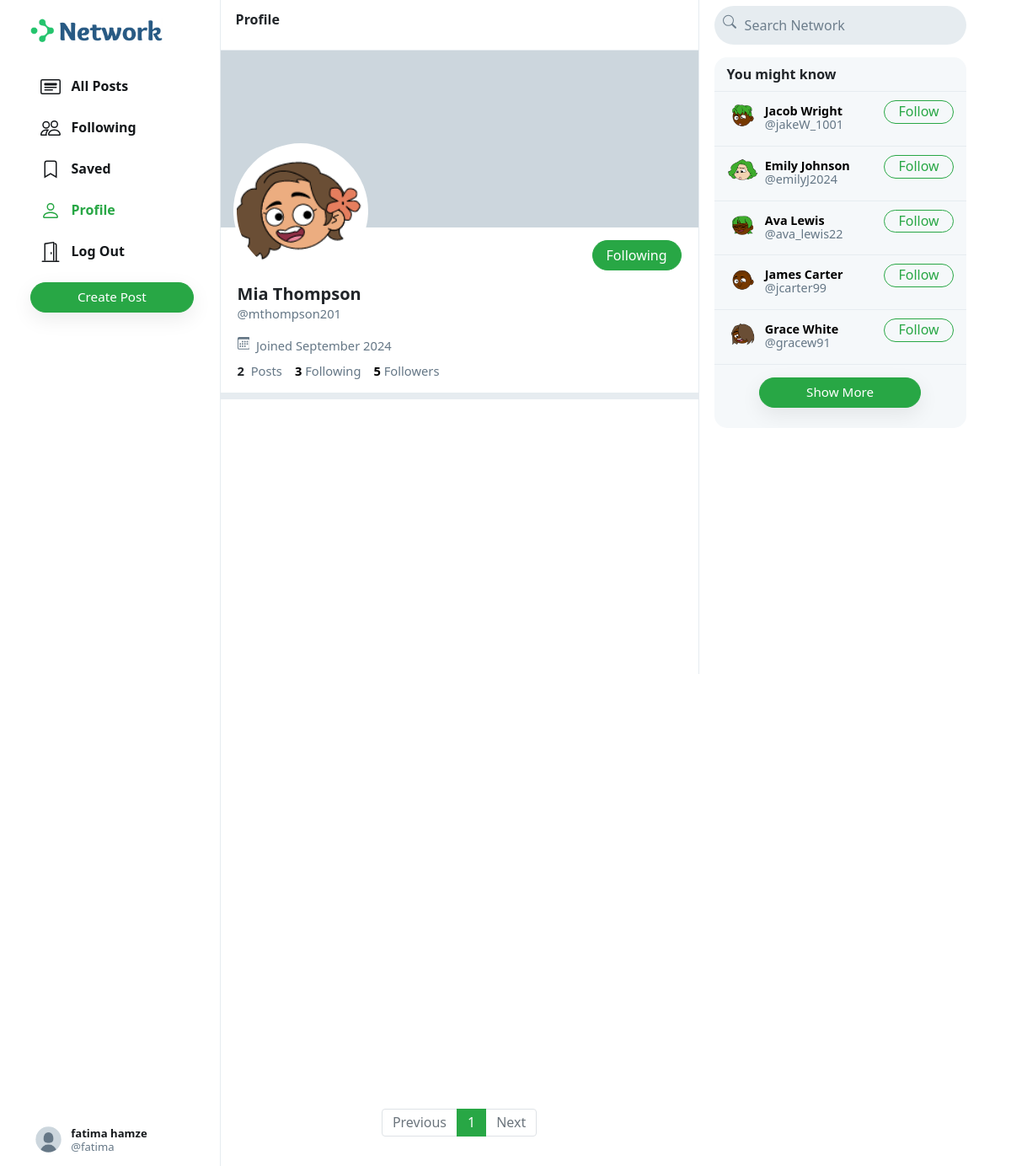
Page /mthompson201 (signed in) on the committed database.
### network/models.py (models this page shows, shortened)
class User(AbstractUser):
    profile_pic = models.ImageField(upload_to='profile_pic/')
    bio = models.TextField(max_length=160, blank=True, null=True)
    cover = models.ImageField(upload_to='covers/', blank=True)

### network/views.py (the view)
# urls.py: path("<str:username>", views.profile, name='profile'),
def profile(request, username):
    user = User.objects.get(username=username)
    all_posts = Post.objects.filter(creater=user).order_by('-date_created')
    paginator = Paginator(all_posts, 10)
    page_number = request.GET.get('page')
    if page_number == None:
        page_number = 1
    posts = paginator.get_page(page_number)
    followings = []
    suggestions = []
    follower = False
    if request.user.is_authenticated:
        followings = Follower.objects.filter(followers=request.user).values_list('user', flat=True)
        suggestions = User.objects.exclude(pk__in=followings).exclude(username=request.user.username).order_by("?")[:6]
        if request.user in Follower.objects.get(user=user).followers.all():
            follower = True
    follower_count = Follower.objects.get(user=user).followers.all().count()
    following_count = Follower.objects.filter(followers=user).count()
    return render(request, 'network/profile.html', {
        "username": user,
        "posts": posts,
        "posts_count": all_posts.count(),
        "suggestions": suggestions,
        "page": "profile",
        "is_follower": follower,
        "follower_count": follower_count,
        "following_count": following_count
    })

### network/templates/network/profile.html (shortened to what this page needs)
{% extends 'network/index.html' %}
{% load static %}
{% block profile %}
    <div class="profile-view" data-user="{{username.username}}">
        <div class="cover-image" style="background-image: url(/media/{{username.cover}})"></div>
        <div class="profile-image" style="background-image: url(/media/{{username.profile_pic}})"></div>
        <div class="profile-details">
            <div>
                {% if user.username == username.username %}
                    <button class="btn btn-outline-success float-right" id="edit-profile-btn">Edit Profile</button>
                {% elif is_follower %}
                    <button class="btn btn-success float-right" onclick="unfollow_user(this,'{{username.username}}','edit_page')" id="following-btn">Following</button>
                {% else %}
                    <button class="btn btn-outline-success float-right" onclick="follow_user(this,'{{username.username}}','edit_page')" id="follow-btn">Follow</button>
                {% endif %}
            </div>
            <div class="details-data">
                <h5>{{username.first_name}} {{username.last_name}}</h5>
                <div class="grey">@{{username.username}}</div>
                <div class="grey" style="padding: 8px 0px;">
                    &nbsp;Joined {{username.date_joined | date:"F Y"}}
                </div>
                <div>
                    <strong>
                        {{posts_count}}
                    </strong>
                    &nbsp;<span class="grey">Posts</span>
                    <a href="#">
                        <strong id="following__count">{{following_count | default:0}}</strong>&nbsp;<span class="grey">Following</span>
                    </a>
                    <a href="#">
                        <strong id="follower__count">{{follower_count | default:0}}</strong>&nbsp;<span class="grey">Followers</span>
                    </a>
                </div>
            </div>
        </div>
    </div>
    <div class="space"></div>
{% endblock %}

### network/templates/network/index.html (shortened to what this page needs)
{% extends "network/layout.html" %}
{% load static %}
{% block body %}
    <div class="main-div">
        <div class="left-div">
            <nav class="head heading">
                {% if page == 'all_posts' %}
                    All Posts
                {% elif page == 'following' %}
                    Following
                {% elif page == 'saved' %}
                    Saved
                {% elif page == 'profile' %}
                    Profile
                {% else %}
                    Explore
                {% endif %}
            </nav>
            <div class="left-div-content">
                <div class="posts-view">
                    {% block profile %}
                    {% endblock %}
                    <div class="main-div-content">
                        <nav aria-label="Page navigation example" class="pagination-bar">
                            <ul class="pagination justify-content-center">
                                {% if posts.has_previous %}
                                    <li class="page-item">
                                        <a class="page-link" href="?page={{ posts.previous_page_number | default:1}}" tabindex="-1" aria-disabled="true">Previous</a>
                                    </li>
                                {% else %}
                                    <li class="page-item disabled">
                                        <a class="page-link" href="" tabindex="-1" aria-disabled="true">Previous</a>
                                    </li>
                                {% endif %}
                                {% for each in posts.paginator.page_range %}
                                    {% if each == posts.number %}
                                        <li class="page-item active"><a class="page-link" href="?page={{each}}">{{each}}</a></li>
                                    {% else %}
                                        <li class="page-item"><a class="page-link" href="?page={{each}}">{{each}}</a></li>
                                    {% endif %}
                                {% endfor %}
                                {% if posts.has_next %}
                                    <li class="page-item">
                                        <a class="page-link" href="?page={{ posts.next_page_number }}">Next</a>
                                    </li>
                                {% else %}
                                    <li class="page-item disabled">
                                        <a class="page-link" href="">Next</a>
                                    </li>
                                {% endif %}
                            </ul>
                          </nav>
                    </div>
                </div>
            </div>
        </div>
    </div>
{% endblock %}

### network/templates/network/layout.html (shortened to what this page needs)
{% load static %}
<!DOCTYPE html>
<html lang="en">
    <head>
        <link rel="stylesheet" href="https://stackpath.bootstrapcdn.com/bootstrap/4.4.1/css/bootstrap.min.css">
        <link href="{% static 'network/styles.css' %}" rel="stylesheet">
    </head>
    <body>
        <div class="body" data-page="{{page}}">
            <div class="sidenav">
                <a href="{% url 'index' %}" class="navbar-brand">
                    <img src="{% static 'network/Images/logo.png' %}" height="31px">
                </a>
                <div style="height: 100%;">
                    <div>
                        <div>
                            <ul>
                                <li class="nav-item" id="all_posts">
                                <a href="{% url 'index' %}" class="nav-link">
                                    <div>
                                        &nbsp;&nbsp;All Posts
                                    </div>
                                </a>
                                </li>
                                {% if user.is_authenticated %}
                                    <li class="nav-item" id="following">
                                        <a href="{% url 'following' %}" class="nav-link">
                                            <div>
                                                &nbsp;&nbsp;Following
                                            </div>
                                        </a>
                                    </li>
                                    <li class="nav-item" id="saved">
                                        <a href="{% url 'saved' %}" class="nav-link">
                                            <div>
                                                <svg width="1.5em" height="1.5em" viewBox="0 0 16 16" class="bi bi-bookmark" fill="currentColor" xmlns="http://www.w3.org/2000/svg">
                                                    <path fill-rule="evenodd" d="M8 12l5 3V3a2 2 0 0 0-2-2H5a2 2 0 0 0-2 2v12l5-3zm-4 1.234l4-2.4 4 2.4V3a1 1 0 0 0-1-1H5a1 1 0 0 0-1 1v10.234z"/>
                                                  </svg>
                                                &nbsp;&nbsp;Saved
                                            </div>
                                        </a>
                                    </li>
                                    <li class="nav-item" id="profile">
                                        <a href="{% url 'profile' user.username %}" class="nav-link">
                                            <div>
                                                &nbsp;&nbsp;Profile
                                            </div>
                                        </a>
                                    </li>
                                    <li class="nav-item" id="logout">
                                        <a href="{% url 'logout' %}" class="nav-link">
                                            <div>
                                                &nbsp;&nbsp;Log Out
                                            </div>
                                        </a>
                                    </li>
                                {% endif %}
                            </ul>
                        </div>
                        {% if user.is_authenticated %}
                            <button id="popup-btn" class="btn btn-success new-post-btn" onclick="createpost()">Create Post</button>
                        {% endif %}
                    </div>
                    <div style="position: absolute; bottom: 10px;">
                        {% if user.is_authenticated %}
                            <li class="nav-item sidenav-user">
                                <a href="{% url 'profile' user.username %}" class="nav-link">
                                    <div class="user_account">
                                        <div class="small-profilepic" style="float: left; background-image: url(/media/{{user.profile_pic}})"></div>
                                        <div style="height: 2.7vw; margin: auto;">
                                            <div style="margin-top: 4px;"><strong>{{user.first_name}} {{user.last_name}}</strong></div>
                                            <div class="grey" style="margin-top: 4px;">@{{ user.username }}</div>
                                        </div>
                                    </div>
                                </a>
                            </li>
                        {% endif %}
                    </div>
                </div>
            </div>
            {% block body %}
            {% endblock %}
            <div class="right-div">
                <nav class="head">
                    <form action="#">
                        <div class="search-div">
                            <div>
                            </div>
                            <input type="text" name="query" id="search-box" placeholder="Search Network">
                        </div>
                    </form>
                </nav>
                <div class='right-div-content'>
                    <div class="space" style="background-color: white;"></div>
                    {% if user.is_authenticated %}
                        <div class="suggestion-box">
                            <div class="suggestion-header">
                                You might know
                            </div>
                            <div id="suggestions-container">
                                {% for suggestion in suggestions %}
                                    <div class="suggestion-user" {% if forloop.counter > 5 %}style="display: none;"{% endif %}>
                                        <div>
                                            <a href="{% url 'profile' suggestion.username %}">
                                                <div class="small-profilepic" style="background-image: url(/media/{{suggestion.profile_pic}})"></div>
                                            </a>
                                        </div>
                                        <div class="user-details">
                                            <a href="{% url 'profile' suggestion.username %}">
                                                <div id="user-name">
                                                    <strong>
                                                        {{suggestion.first_name}} {{suggestion.last_name}}
                                                    </strong>
                                                </div>
                                                <div class="grey">@{{suggestion.username}}</div>
                                            </a>
                                        </div>
                                        <div>
                                            <button class="btn btn-outline-success" type="button" onclick="follow_user(this,'{{suggestion.username}}','suggestion')">Follow</button>
                                        </div>
                                    </div>
                                {% empty %}
                                    <div style="text-align: center; border-bottom: .5px solid #e6ecf0; padding: 10px 15px;">
                                        <span class="grey" style="font-size: .9em;">No suggestions available.</span>
                                    </div>
                                {% endfor %}
                            </div>
                            {% if suggestions|length > 5 %}
                                <div id="show-more-container" style="text-align: center; margin-top: 15px;">
                                    <button id="popup-btn" class="btn btn-success new-post-btn" onclick="showMore()">Show More</button>
                                </div>
                                <br>
                            {% endif %}
                        </div>
                    {% endif %}
                </div>
            </div>
        </div>
    </body>
</html>

### rows in the picture
User: profile_pic (placeholder picture), first_name "fatima", last_name "hamze", username "fatima"
User: profile_pic (picture), first_name "Mia", last_name "Thompson", username "mthompson201", date_joined "September 2024"
User: profile_pic (picture), first_name "Jacob", last_name "Wright", username "jakeW_1001"
User: profile_pic (picture), first_name "Emily", last_name "Johnson", username "emilyJ2024"
User: profile_pic (picture), first_name "Ava", last_name "Lewis", username "ava_lewis22"
User: profile_pic (picture), first_name "James", last_name "Carter", username "jcarter99"
User: profile_pic (picture), first_name "Grace", last_name "White", username "gracew91"

### other values in the picture
{{ posts_count }} "2"
{{ following_count | default:0 }} "3"
{{ follower_count | default:0 }} "5"
{{ each }} "1"
